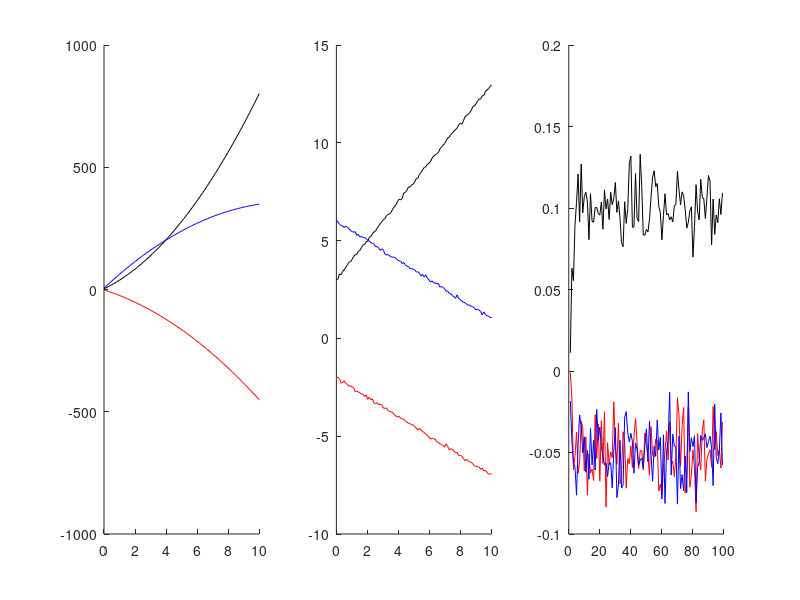

MATLAB code for this plot: (Note: this script raises an error after producing the figure.)
clear; close all; clc;

n_points = 100;
noise_level = 0.05;
t=linspace(0,10,n_points)';
% x = 3+t+0.1*t.^2;
% y1 = -2 - 0.5*t -0.1*t.^2 + noise_level*randn(n_points,1);
% y2 =  1 + 0.1*t + 0.2*t.^2 + noise_level*randn(n_points,1);

x = 3+t+0*t.^2 + noise_level*randn(n_points,1);
y1 = -2 - 0.5*t -0*t.^2 + noise_level*randn(n_points,1);
y2 =  6 - 0.5*t + 0*t.^2 + noise_level*randn(n_points,1);


size_mv_average = 5;
filter_coeffs = 1/size_mv_average*ones(size_mv_average,1);
x_diff = filter(filter_coeffs,1,diff(x)); %causal
y1_diff = filter(filter_coeffs,1,diff(y1)); %causal
y2_diff = filter(filter_coeffs,1,diff(y2)); %causal

x_sum = cumsum(x);
y1_sum = cumsum(y1);
y2_sum = cumsum(y2);

figure;
subplot(1,3,1);
hold on;
plot(t,x_sum,'k');
plot(t,y1_sum,'r');
plot(t,y2_sum,'b');
subplot(1,3,2);
hold on;
plot(t,x,'k');
plot(t,y1,'r');
plot(t,y2,'b');
subplot(1,3,3);
hold on;
plot(x_diff,'k');
plot(y1_diff,'r');
plot(y2_diff,'b');

corr(x,y1)
corr(x,y2)

learning_rate = 10^-6;
[~,w_detailed_int_1] = hebbian_learning(x_sum,y1_sum,learning_rate);
[~,w_detailed_int_2] = hebbian_learning(x_sum,y2_sum,learning_rate);


learning_rate = 0.001;
[~,w_detailed_1] = hebbian_learning(x,y1,learning_rate);
[~,w_detailed_2] = hebbian_learning(x,y2,learning_rate);

learning_rate = 10;
[~,w_detailed_diff_1] = hebbian_learning(x_diff,y1_diff,learning_rate);
[~,w_detailed_diff_2] = hebbian_learning(x_diff,y2_diff,learning_rate);

figure;
subplot(1,3,1);
hold on;
plot(w_detailed_int_1,'r');
plot(w_detailed_int_2,'b');
subplot(1,3,2);
hold on;
plot(w_detailed_1,'r');
plot(w_detailed_2,'b');
subplot(1,3,3);
hold on;
plot(w_detailed_diff_1,'r');
plot(w_detailed_diff_2,'b');

mean(x.*y1)/mean(x.^2)
mean(diff(x).*diff(y1))/mean(diff(x).^2)

function [w_final,w_detailed] = hebbian_learning(x,y,learning_rate)
w_detailed = zeros(length(x)+1,1);
for i=1:length(x)
    r = x(i,1)*y(i,1) - x(i,1) * x(i,1) * w_detailed(i,1);
    w_detailed(i+1,1) = learning_rate*r +  w_detailed(i,1);
end
w_final = w_detailed(end,1);
end